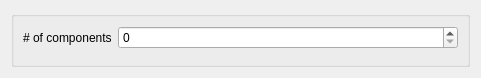
<?xml version="1.0" encoding="UTF-8"?>
<ui version="4.0">
 <class>Form</class>
 <widget class="QWidget" name="Form">
  <property name="geometry">
   <rect>
    <x>0</x>
    <y>0</y>
    <width>481</width>
    <height>78</height>
   </rect>
  </property>
  <property name="sizePolicy">
   <sizepolicy hsizetype="Ignored" vsizetype="Ignored">
    <horstretch>0</horstretch>
    <verstretch>0</verstretch>
   </sizepolicy>
  </property>
  <property name="windowTitle">
   <string>Form</string>
  </property>
  <layout class="QVBoxLayout" name="verticalLayout">
   <item>
    <widget class="QGroupBox" name="groupBox">
     <layout class="QFormLayout" name="formLayout">
      <property name="fieldGrowthPolicy">
       <enum>QFormLayout::AllNonFixedFieldsGrow</enum>
      </property>
      <item row="0" column="0">
       <widget class="QLabel" name="nc_label">
        <property name="text">
         <string># of components</string>
        </property>
       </widget>
      </item>
      <item row="0" column="1">
       <widget class="QSpinBox" name="nc_spin"/>
      </item>
     </layout>
    </widget>
   </item>
  </layout>
 </widget>
 <resources/>
 <connections/>
</ui>
